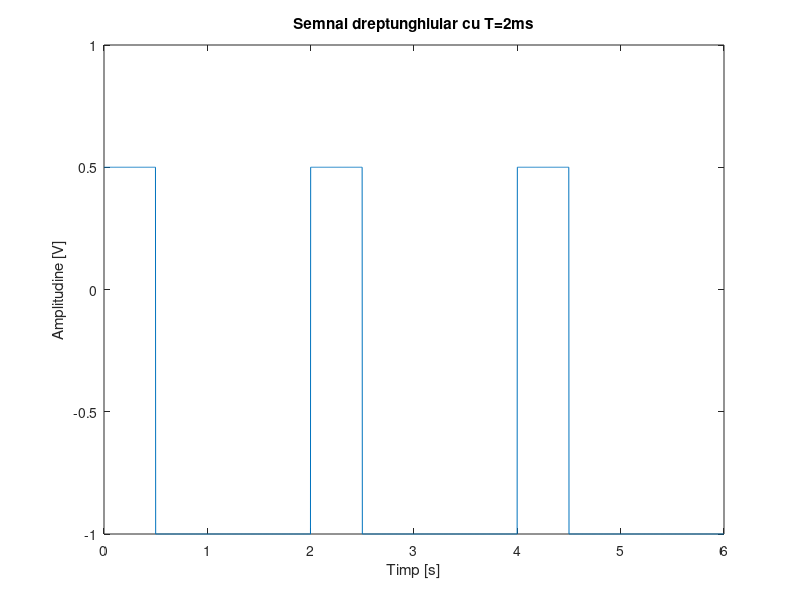
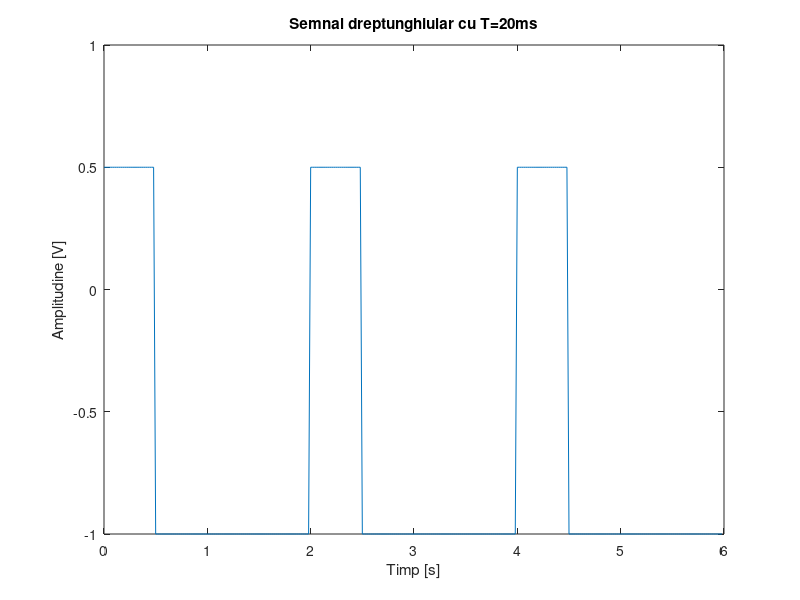
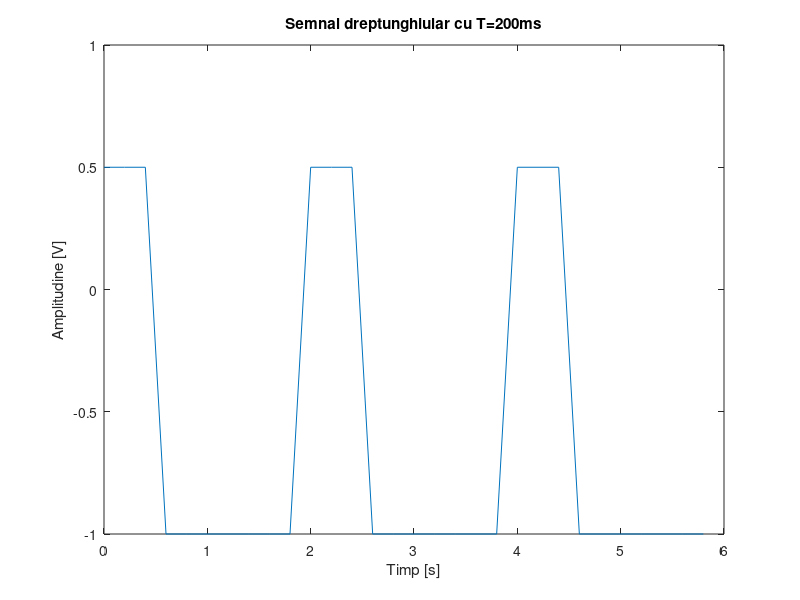
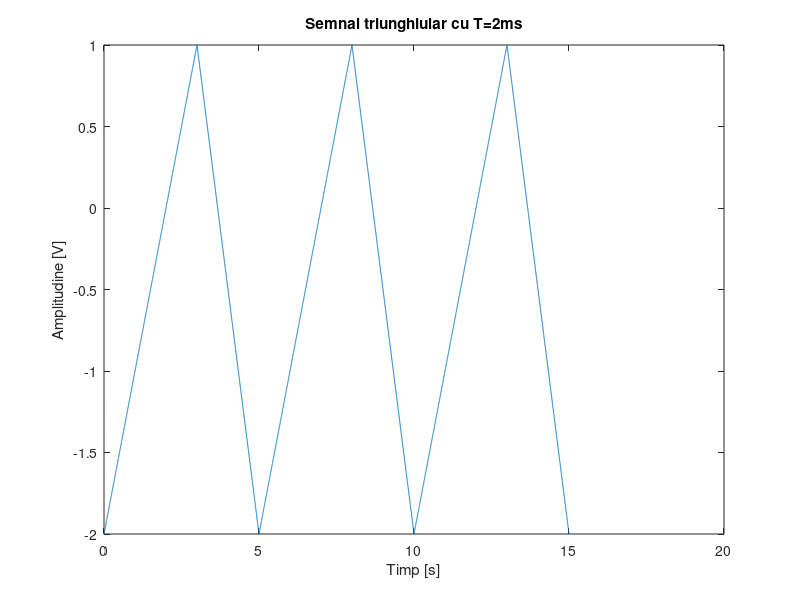

These figures' MATLAB source, in order:
% definesc cele 3 perioade de esantionare Ts=2ms, Ts=20ms, Ts=200ms

T_2ms = 0.002;
T_20ms = 0.02;
T_200ms = 0.2;
%% generarea unui semnal dreptungiular 
T = 2; % perioada semnalului

t2 = 0:T_2ms:3*T-T_2ms; % perioada semnalului esantionat cu Ts= 2 ms(parcurg 3 perioade)
x2 = square(t2(t2<T)*pi,25); % generarea unui semnal dreptunghiular Ts= 2 ms
x2 = x2 * 0.75 - 0.25; % setarea amplitudinii 
x2 =[x2,x2,x2]; % repet semnalul de 3 ori

figure();
% afisarea semnalului
plot(t2,x2);
title('Semnal dreptunghiular cu T=2ms');
xlabel('Timp [s]');
ylabel('Amplitudine [V]')

t20= 0:T_20ms:3*T-T_20ms; % perioada semnalului esantionat cu Ts= 20ms
x20 = square(t20(t20<T)*pi,25); % generarea semnalului dreptunghiular ts= 20 ms
x20 = x20 * 0.75 - 0.25; %setarea amplitudinii
x20 =[x20,x20,x20]; % repet semnalul de 3 ori

figure();
% afisarea semnalului
plot(t20,x20);
title('Semnal dreptunghiular cu T=20ms');
xlabel('Timp [s]');
ylabel('Amplitudine [V]')

t200 = 0:T_200ms:3*T-T_200ms; % perioada semnalului esantionat cu Ts = 200ms
x200 = square(t200(t200<T)*pi,25); % generarea semnalului dreptaunghiular cu Ts= 200ms
x200 = x200 * 0.75 - 0.25; % setarea amplitudinii 
x200 =[x200,x200,x200]; %repet semnalul de 3 ori

figure();
%afisarea semnalului
plot(t200,x200);
title('Semnal dreptunghiular cu T=200ms');
xlabel('Timp [s]');
ylabel('Amplitudine [V]')

%% generarea unui semnal triunghiular

%explicatiile sunt la fel ca mai sus, numai ca am generat un semnal
%triunghiular

T = 5;

t2 = 0:T_2ms:3*T-T_2ms;
x2 = sawtooth(t2(t2<=T-T_2ms)*(2*pi/T),3/5); % panta+ = 1V/s ; panta- = -1.5 V/s
x2 = x2 * 1.5 - 0.5;
x2 =[x2,x2,x2];

figure();
plot(t2,x2);
title('Semnal triunghiular cu T=2ms');
xlabel('Timp [s]');
ylabel('Amplitudine [V]')

t20= 0:T_20ms:3*T-T_20ms;
x20 = sawtooth(t20(t20<=T-T_20ms)*(2*pi/T),3/5); % panta+ = 1V/s ; panta- = -1.5 V/s
x20 = x20 * 1.5 - 0.5;
x20 =[x20,x20,x20];


figure()
plot(t20,x20);
title('Semnal triunghiular cu T=20ms');
xlabel('Timp [s]');
ylabel('Amplitudine [V]')

t200 = 0:T_200ms:3*T-T_200ms;
x200 = sawtooth(t200(t200<=T-T_20ms)*(2*pi/T),3/5);
x200 = x200 * 1.5 - 0.5;
x200 =[x200,x200,x200];

figure()
plot(t200,x200);
title('Semnal triunghiular T=200ms');
xlabel('Timp [s]');
ylabel('Amplitudine [V]')

%% semnal multinivel aleator a) {-1,1}


T = 5;
t2 = 0:T_2ms:T-T_2ms;
x=rand(1,T/0.25);% generarea unui vector cu numere random de dimensiune 20

% punerea unor conitii pentru a imparti numerele in categorii.Impartim
% intervalul (0,1) in 4 intervale egale si se verifica in care interval se
% afla fiecare din numerele vectorului generat random apoi se asocieaza
% pentru fiecare interval un numar {-3,-1,1,3}. De exemplu pentru
% x< 0.25 va fi asociata valoarea -3 , etc
for i=1:length(x)
	if x(i)>0.5
		x(i)=1;
    end
	if (0.5>x(i))
		x(i)=-1;
	end
end
% crearea unui vector care sa genereze semnalele pentru fiecare nivel in
% parte apoi sa le concateneze
x2=ones(1,0.25/T_2ms); % crearea unui vector cu nr. de esantioane necesar
x2=x2*x(1); % inmultirea cu valoarea nivelului  
for i=2:length(x)
	x2 = [x2,x(i)* ones(1,0.25/T_2ms)];
end

figure();
plot(t2,x2);
title('Semnal -1,1 cu T= 2ms');
xlabel('Timp [s]');
ylabel('Amplitudine [V]')

t20= 0:T_20ms:T-T_2ms;
x20 = x2(1:10:length(x2));

figure();
plot(t20,x20);
title('Semnal -1,1 cu T= 20ms');
xlabel('Timp [s]');
ylabel('Amplitudine [V]')

t200= 0:T_200ms:T-T_2ms;
x200 = x2(1:100:length(x2));

figure();
plot(t200,x200);
title('Semnal -1,1 cu T= 200ms');
xlabel('Timp [s]');
ylabel('Amplitudine [V]')

%% semnal multinivel aleator b) {-3,-1,1,3}


T = 5;
t2 = 0:T_2ms:T-T_2ms;

x=rand(1,T/0.25);% generarea unui vector cu numere random de dimensiune 20

% punerea unor conitii pentru a imparti numerele in categorii.Impartim
% intervalul (0,1) in 4 intervale egale si se verifica in care interval se
% afla fiecare din numerele vectorului generat random apoi se asocieaza
% pentru fiecare interval un numar {-3,-1,1,3}. De exemplu pentru
% x< 0.25 va fi asociata valoarea -3 , etc
for i=1:length(x)
	if x(i)>0.75
		x(i)=3;
	end
	if x(i)<0.25
		x(i)=-3;
	end
	if (0.5<x(i) && x(i)<0.75)
		x(i)=1;
	end
	if (0.5>x(i) && x(i)>0.25)
		x(i)=-1;
	end
end
% crearea unui vector care sa genereze semnalele pentru fiecare nivel in
% parte apoi sa le concateneze
x2=ones(1,0.25/T_2ms);
x2=x2*x(1);
for i=2:length(x)
	x2 = [x2,x(i)* ones(1,0.25/T_2ms)];
end
figure();
plot(t2,x2);
title('Semnal -3,-1,1,3 cu T= 2ms');
xlabel('Timp [s]');
ylabel('Amplitudine [V]')

t20= 0:T_20ms:T-T_2ms;
x20 = x2(1:10:length(x2));

figure();
plot(t20,x20);
title('Semnal -3,-1,1,3 cu T= 20ms');
xlabel('Timp [s]');
ylabel('Amplitudine [V]')

t200= 0:T_200ms:T-T_2ms;
x200 = x2(1:100:length(x2));

figure();
plot(t200,x200);
title('Semnal -3,-1,1,3 cu cu T= 200ms');
xlabel('Timp [s]');
ylabel('Amplitudine [V]')

%% semnal multinivel aleator c) {-5,-3,-1,1,3,5}


T = 5;
t2 = 0:T_2ms:T-T_2ms;

x=rand(1,T/0.25);% generarea unui vector cu numere random de dimensiune 20

% punerea unor conitii pentru a imparti numerele in categorii.Impartim
% intervalul (0,1) in 6 intervale egale si se verifica in care interval se
% afla fiecare din numerele vectorului generat random apoi se asocieaza
% pentru fiecare interval un numar {-5,-3,-1,1,3,5}. De exemplu pentru
% x< 1/6 va fi asociata valoarea -5 , etc
for i=1:length(x)
	if x(i)>5/6
		x(i)=5;
	end
	if x(i)<1/6
		x(i)=-5;
	end
	if (4/6<x(i) && x(i)<5/6)
		x(i)=3;
	end
	if (2/6>x(i) && x(i)>1/6)
		x(i)=-3;
	end
	if (3/6<x(i) && x(i)<4/6)
		x(i)=1;
	end
	if (3/6>x(i) && x(i)>2/6)
		x(i)=-1;
	end
	
end

% crearea unui vector care sa genereze semnalele pentru fiecare nivel in
% parte apoi sa le concateneze
x2=ones(1,0.25/T_2ms);
x2=x2*x(1);
for i=2:length(x)
	x2 = [x2,x(i)* ones(1,0.25/T_2ms)];
end
figure();
plot(t2,x2);
title('Semnal -5,-3,-1,1,3,5 cu T=2ms');
xlabel('Timp [s]');
ylabel('Amplitudine [V]')

t20= 0:T_20ms:T-T_2ms;
x20 = x2(1:10:length(x2));

figure();
plot(t20,x20);
title('Semnal -5,-3,-1,1,3,5 cu T= 20ms');
xlabel('Timp [s]');
ylabel('Amplitudine [V]')

t200= 0:T_200ms:T-T_2ms;
x200 = x2(1:100:length(x2));

figure();
plot(t200,x200);
title('Semnal -5,-3,-1,1,3,5 cu T= 200ms');
xlabel('Timp [s]');
ylabel('Amplitudine [V]')

%% generarea unui semnal multinivel aleator d) {-7,-5,-3,-1,1,3,5,7}


T = 5;
t2 = 0:T_2ms:T-T_2ms;

x=rand(1,T/0.25);% generarea unui vector cu numere random de dimensiune 20

% punerea unor conditii pentru a imparti numerele in categorii.Impartim
% intervalul (0,1) in 8 intervale egale si se verifica in care interval se
% afla fiecare din numerele vectorului generat random apoi se asocieaza
% pentru fiecare interval un numar {-7,-5,-3,-1,1,3,5,7}. De exemplu pentru
% x< 1/8 va fi asociata valoarea -7 , etc
for i=1:length(x)
	if x(i)>7/8
		x(i)=7;
	end
	if x(i)<1/8
		x(i)=-7;
	end
	if (6/8<x(i) && x(i)<7/8)
		x(i)=5;
	end
	if (2/8>x(i) && x(i)>1/8)
		x(i)=-5;
	end
	if (5/8<x(i) && x(i)<6/8)
		x(i)=3;
	end
	if (3/8>x(i) && x(i)>2/8)
		x(i)=-3;
	end
	if (4/8<x(i) && x(i)<5/8)
		x(i)=-3;
	end
	if (4/8>x(i) && x(i)>3/8)
		x(i)=-1;
	end
	
end

% crearea unui vector care sa genereze semnalele pentru fiecare nivel in
% parte apoi sa le concateneze
x2=ones(1,0.25/T_2ms);
x2=x2*x(1);
for i=2:length(x)
	x2 = [x2,x(i)* ones(1,0.25/T_2ms)];
end
figure();
plot(t2,x2);
title('Semnal -7,-5,-3,-1,1,3,5,7 cu T=2ms');
xlabel('Timp [s]');
ylabel('Amplitudine [V]')

t20= 0:T_20ms:T-T_2ms;
x20 = x2(1:10:length(x2));

figure();
plot(t20,x20);
title('Semnal -7,-5,-3,-1,1,3,5,7 cu T=20ms');
xlabel('Timp [s]');
ylabel('Amplitudine [V]')

t200= 0:T_200ms:T-T_2ms;
x200 = x2(1:100:length(x2));

figure();
plot(t200,x200);
title('Semnal -7,-5,-3,-1,1,3,5,7 cu T=200ms');
xlabel('Timp [s]');
ylabel('Amplitudine [V]')



%% generarea unui semnal sinusoidal redresat mono-alternanta

T = 3; % perioada semnalului

t2 = 0:T_2ms:3*T-T_2ms;
x2 = sin(t2(t2<T)*2*pi/T); %generarea unui sinus cu Ts = 2ms (3 perioade)
x2 = x2 * 0.8; % setarea amplitudinii
x2(x2<0)=0; % partea negativa a sinsului o fac 0 => mono-alternanta
x2 =[x2,x2,x2]; % repet de 3 ori semnalul

figure();
%afisez semnalul
plot(t2,x2);
title('Semnal sinusoidal redresat mono-alternanta cu T=2ms');
xlabel('Timp [s]');
ylabel('Amplitudine [V]')

% la fel si pentru Ts = 20ms, respectiv Ts=200ms

t20= 0:T_20ms:3*T-T_20ms;
x20 = sin(t20(t20<T)*2*pi/T);
x20 = x20 * 0.8;
x20(x20<0)=0;
x20 =[x20,x20,x20];

figure();
plot(t20,x20);
title('Semnal sinusoidal redresat mono-alternanta cu T=20ms');
xlabel('Timp [s]');
ylabel('Amplitudine [V]')

t200= 0:T_200ms:3*T-T_200ms;
x200 = sin(t200(t200<T)*2*pi/T);
x200 = x200 * 0.8;
x200(x200<0)=0;
x200 =[x200,x200,x200];

figure()
plot(t200,x200);
title('Semnal sinusoidal redresat mono-alternanta cu T=200ms');
xlabel('Timp [s]');
ylabel('Amplitudine [V]')


%% generearea unui semnal sinusoidal redresat dubla-alternanta

T = 4; %perioada semnalului

t2 = 0:T_2ms:3*T-T_2ms;
x2 = sin(t2(t2<T)*2*pi/T);%generez un sinus cu Ts= 2ms 
x2 = x2 * 1.5; % setez amplitudinea
x2(x2<0)=x2(x2<0)*-1; % inmultesc cu (-1) partea negativa a sinusului => dubla alternanta
x2 =[x2,x2,x2]; % repet semnalul de 3 ori

figure();
%afisez semnalul
plot(t2,x2);
title('Semnal sinusoidal redresat mono-alternanta cu T=2ms');
xlabel('Timp [s]');
ylabel('Amplitudine [V]')

%la fel pentru Ts =20ms respectiv Ts=200ms

t20 = 0:T_20ms:3*T-T_20ms;
x20 = sin(t20(t20<T)*2*pi/T);
x20 = x20 * 1.5;
x20(x20<0)=x20(x20<0)*-1;
x20 =[x20,x20,x20];

figure();
plot(t20,x20);
title('Semnal sinusoidal redresat mono-alternanta cu T=20ms');
xlabel('Timp [s]');
ylabel('Amplitudine [V]')

t200 = 0:T_200ms:3*T-T_200ms;
x200 = sin(t200(t200<T)*2*pi/T);
x200 = x200 * 1.5;
x200(x200<0)=x200(x200<0)*-1;
x200 =[x200,x200,x200];

figure()
plot(t200,x200);
title('Semnal sinusoidal redresat dubla-alternanta cu T=200ms');
xlabel('Timp [s]');
ylabel('Amplitudine [V]')






